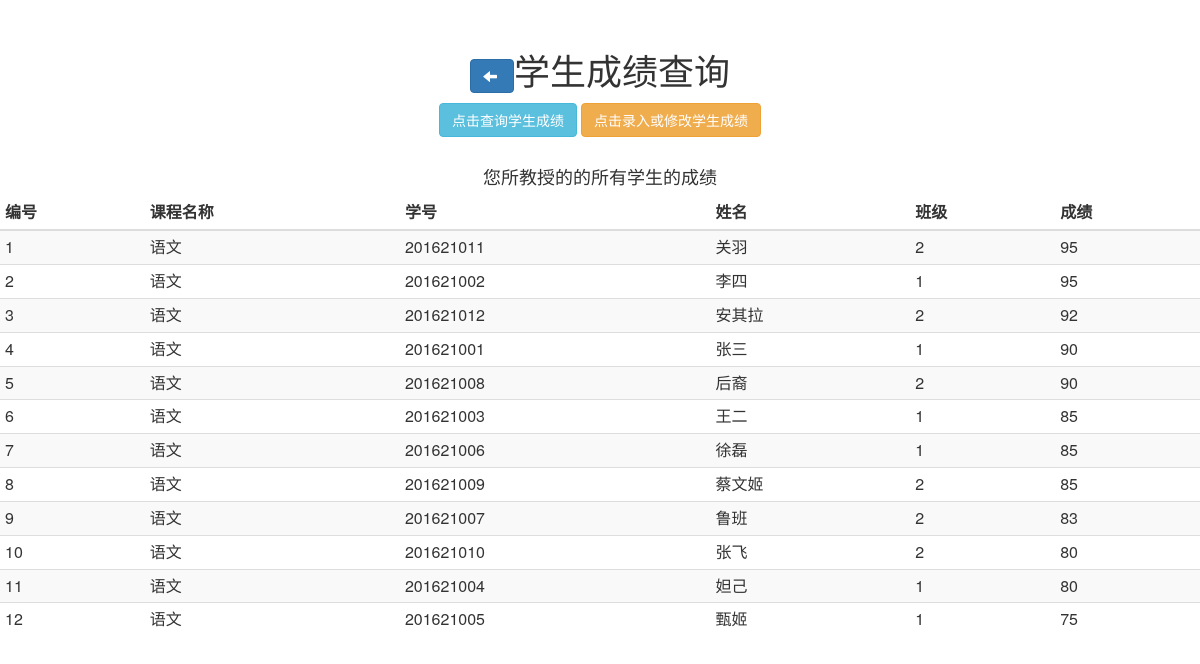
/php/teacher_sgrades.php (signed in), run on the app's committed database.
### tables this page shows
CREATE TABLE `grades` (
  `stuId` varchar(10) NOT NULL,
  `courseId` varchar(10) NOT NULL,
  `score` int(4) NOT NULL,
  PRIMARY KEY (`stuId`,`courseId`)
);

CREATE TABLE `courseinfo` (
  `courseId` varchar(10) NOT NULL,
  `courseName` varchar(30) NOT NULL,
  PRIMARY KEY (`courseId`)
);

CREATE TABLE `stuinfo` (
  `stuId` varchar(10) NOT NULL,
  `stuPaw` varchar(10) NOT NULL,
  `stuName` varchar(20) NOT NULL,
  `stuClass` varchar(2) NOT NULL,
  `stuSex` char(2) NOT NULL,
  PRIMARY KEY (`stuId`)
);

### php/teacher_sgrades.php (the view, shortened to what this page needs)
<html lang="zh-CN">
  <head>
  </head>
  <link
    rel="stylesheet"
    href="https://cdn.staticfile.org/twitter-bootstrap/3.3.7/css/bootstrap.min.css"
  />
  <link rel="stylesheet" href="../css/admin_teacher_and_student.css">
  <body>
    <form
      class="bs-example bs-example-form"
      enctype="multipart/form-data"
      role="form"
      action=""
      method="post"
    >
      <h1>
        <button type="submit" class="btn btn-primary" name="back">
          <span class="glyphicon glyphicon-arrow-left"></span>&nbsp</button
        >学生成绩查询
      </h1>
      <button
        type="submit"
        class="btn btn-info"
        type="button"
        name="search_grade"
      >
        点击查询学生成绩
      </button>
      <button
        type="submit"
        class="btn btn-warning"
        type="button"
        name="insert_grades"
      >
        点击录入或修改学生成绩
      </button>
      <br /><br />
      <h4>您所教授的的所有学生的成绩</h4>
      <table class="table table-hover table-condensed table-striped">
        <thead>
          <tr>
            <th>编号</th>
            <th>课程名称</th>
            <th>学号</th>
            <th>姓名</th>
            <th>班级</th>
            <th>成绩</th>
          </tr>
        </thead>
        <tbody>
          <?php
            $id=$_COOKIE['teaId'];
            $dbc=mysqli_connect(DB_HOST,DB_USER,DB_PASSWORD,DB_NAME);
            mysqli_query($dbc,'set names utf8');
            $search_course_id=
            "SELECT DISTINCT selectcourse.courseId
            FROM selectcourse
            WHERE selectcourse.teaId='$id'";
            $data=mysqli_query($dbc,$search_course_id);
            $row1=mysqli_fetch_array($data);
            if(mysqli_num_rows($data)>=1){
                $course_id=$row1['courseId'];
            }
            $search_grades=
            "SELECT DISTINCT stuinfo.stuId,stuinfo.stuName,stuinfo.stuClass,courseinfo.courseName,grades.score
            FROM stuinfo INNER JOIN courseinfo INNER JOIN grades INNER JOIN teainfo
            ON stuinfo.stuId=grades.stuId and courseinfo.courseId=grades.courseId
            WHERE teainfo.teaId='$id' AND grades.courseId='$course_id' ORDER BY score DESC ";
            $result=$dbc->query($search_grades);
            $number=1;
            while($row=$result->fetch_assoc()){
              echo "<tr>
              <td>$number</td>
              <td>".$row['courseName']."</td>
              <td>".$row['stuId']."</td>
              <td>".$row['stuName']."</td>
              <td>".$row['stuClass']."</td>
              <td>".$row['score']."</td>
              </tr>";
              $number+=1;
            }
          ?>
        </tbody>
      </table>
    </form>
  </body>
</html>

### css/admin_teacher_and_student.css (style rules this page uses)
body { padding: 30px 0; text-align: center; margin: 0 auto; }

### data on the page
grades: courseId.courseName "语文", stuId.stuId "201621011", stuId.stuName "关羽", stuId.stuClass "2", score "95"
grades: courseId.courseName "语文", stuId.stuId "201621002", stuId.stuName "李四", stuId.stuClass "1", score "95"
grades: courseId.courseName "语文", stuId.stuId "201621012", stuId.stuName "安其拉", stuId.stuClass "2", score "92"
grades: courseId.courseName "语文", stuId.stuId "201621001", stuId.stuName "张三", stuId.stuClass "1", score "90"
grades: courseId.courseName "语文", stuId.stuId "201621008", stuId.stuName "后裔", stuId.stuClass "2", score "90"
grades: courseId.courseName "语文", stuId.stuId "201621003", stuId.stuName "王二", stuId.stuClass "1", score "85"
grades: courseId.courseName "语文", stuId.stuId "201621006", stuId.stuName "徐磊", stuId.stuClass "1", score "85"
grades: courseId.courseName "语文", stuId.stuId "201621009", stuId.stuName "蔡文姬", stuId.stuClass "2", score "85"
grades: courseId.courseName "语文", stuId.stuId "201621007", stuId.stuName "鲁班", stuId.stuClass "2", score "83"
grades: courseId.courseName "语文", stuId.stuId "201621010", stuId.stuName "张飞", stuId.stuClass "2", score "80"
grades: courseId.courseName "语文", stuId.stuId "201621004", stuId.stuName "妲己", stuId.stuClass "1", score "80"
grades: courseId.courseName "语文", stuId.stuId "201621005", stuId.stuName "甄姬", stuId.stuClass "1", score "75"
